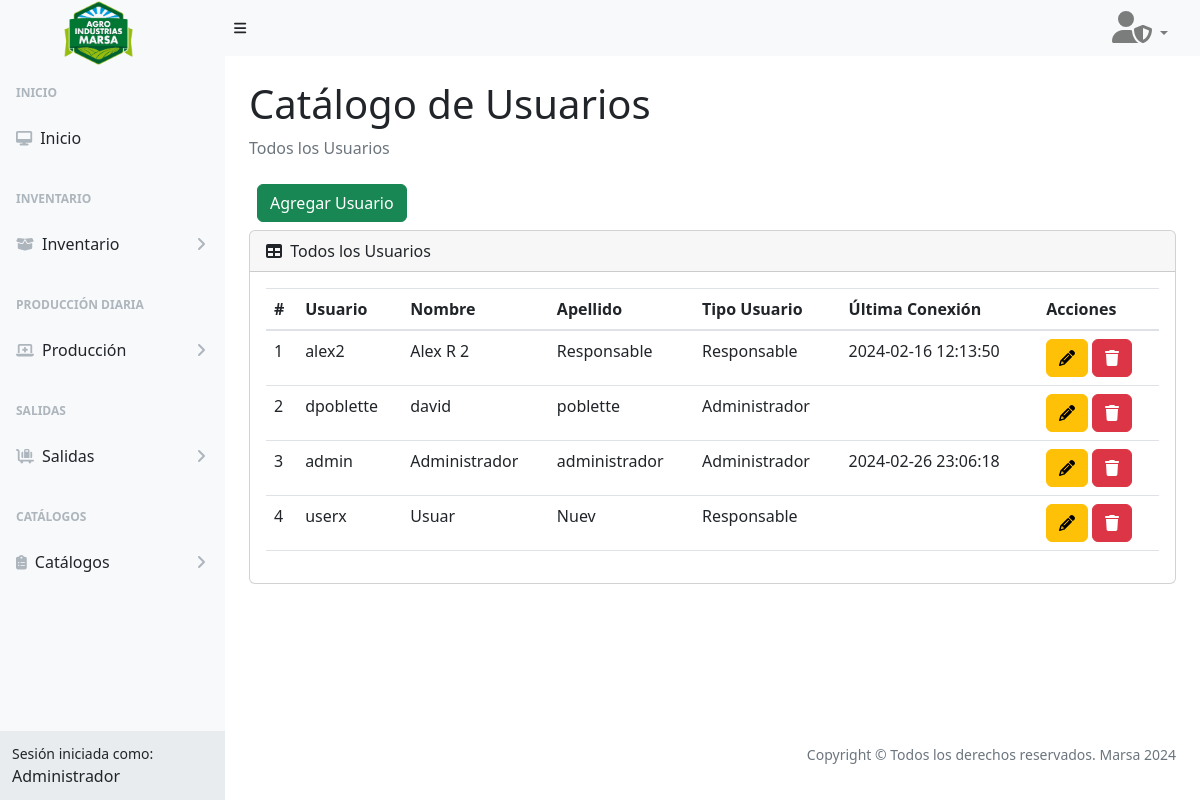
The page /users (signed in) on the database as committed earlier.
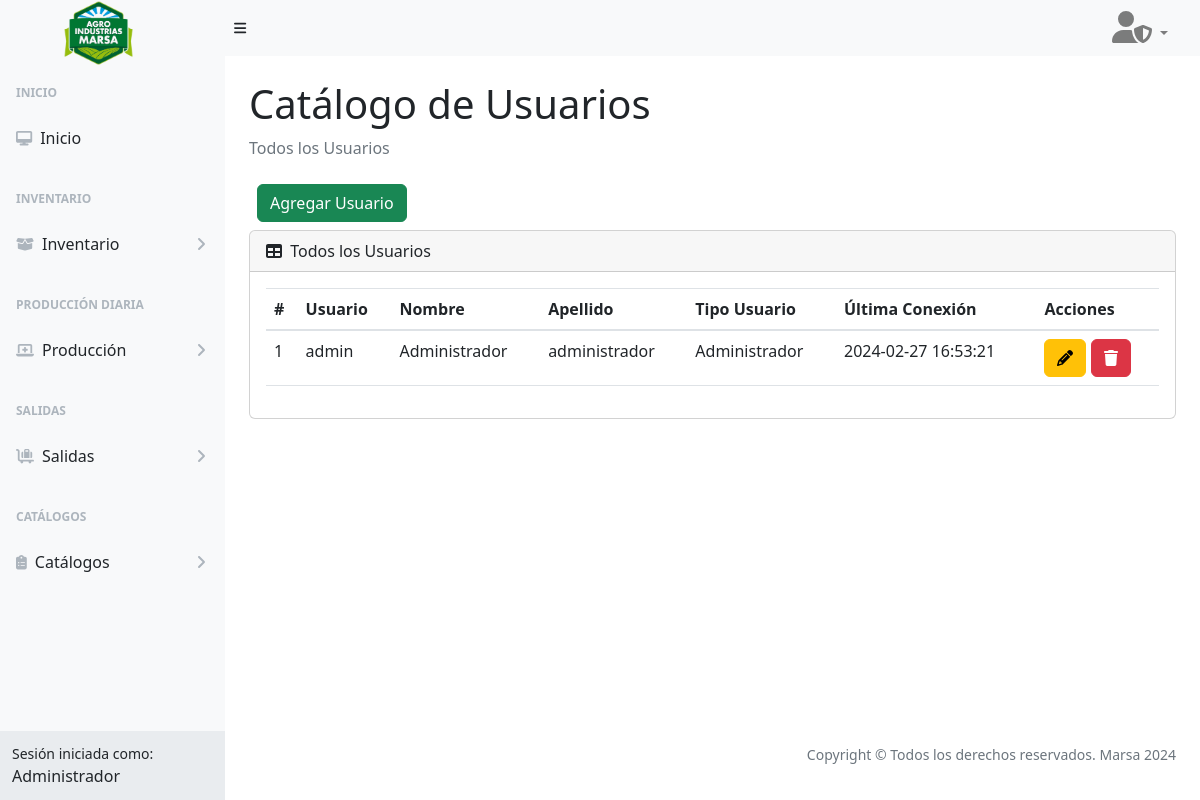
The same page on the database as committed later.
### tables this page shows
CREATE TABLE `tb_usuario` (
  `IdUsu` int(11) NOT NULL,
  `IdTipoUsu` int(11) NOT NULL,
  `NombreUsu` varchar(255) NOT NULL,
  `Nombre` varchar(255) NOT NULL,
  `Apellido` varchar(255) NOT NULL,
  `password` varchar(255) NOT NULL,
  `LastConnection` datetime DEFAULT NULL,
  `DateCreate` datetime NOT NULL,
  `DateUpdate` datetime NOT NULL
);

CREATE TABLE `tb_tipousuario` (
  `IdTipoUsu` int(11) NOT NULL,
  `DescripcionTipo` varchar(255) NOT NULL
);

### controller/template.controller.php (called while the page is built)
<?php
class TemplateController
{
  static public function ctrTemplate()
  {
    include "view/template.php";
  }
}

### index.php (called while the page is built, shortened)
<?php
require_once "controller/template.controller.php";
require_once "controller/users.controller.php";
require_once "model/users.model.php";
$template = new TemplateController();
$template -> ctrTemplate();

### controller/users.controller.php (called while the page is built, shortened)
<?php
class UsersController
{
  public static function ctrGetAllUsers()
  {
    $table = "tb_usuario";
    $usersList = UsersModel::mdlGetAllUsers($table);
    return $usersList;
  }
}

### model/conexion.php (called while the page is built)
<?php
class Conexion
{
  static public function conn()
  {
    $link = new PDO("mysql:host=localhost;dbname=marsa_db","root","");
    $link->exec("set names utf8");
    return $link;
  }
}

### model/users.model.php (called while the page is built, shortened)
<?php
require_once "conexion.php";
class UsersModel
{
  public static function mdlGetAllUsers($table)
  {
    $statement = Conexion::conn()->prepare("SELECT tb_usuario.IdUsu, tb_usuario.NombreUsu, tb_usuario.Nombre, tb_usuario.Apellido, tb_usuario.LastConnection, tb_tipousuario.DescripcionTipo FROM $table INNER JOIN tb_tipousuario ON tb_usuario.IdTipoUsu = tb_tipousuario.IdTipoUsu ORDER BY IdUsu ASC");
    $statement -> execute();
    return $statement -> fetchAll();
  }
}

### view/modules/users.php (the view, shortened to what this page needs)
</div>
</div>
<div class="sb-sidenav-footer">
  <div class="small">Sesión iniciada como:</div>
  <?php echo $_SESSION["Nombre"] ?>
</div>
</nav>
</div>
<div id="layoutSidenav_content">
  <main class="bg">
    <div class="container-fluid px-4">
      <h1 class="mt-4">Catálogo de Usuarios</h1>
      <ol class="breadcrumb mb-4">
        <li class="breadcrumb-item active">Todos los Usuarios</li>
      </ol>
      <div class="d-flex m-2">
        <button type="button" class="btn btn-success" data-bs-toggle="modal" data-bs-target="#modalAddUser">
          Agregar Usuario
        </button>
      </div>
      <div class="card mb-4">
        <div class="card-header">
          <i class="fas fa-table me-1"></i>
          Todos los Usuarios
        </div>
        <div class="card-body">
          <table id="datatablesSimple" class="data-table-Usuario table">
            <thead>
              <tr>
                <th>#</th>
                <th>Usuario</th>
                <th>Nombre</th>
                <th>Apellido</th>
                <th>Tipo Usuario</th>
                <th>Última Conexión</th>
                <th>Acciones</th>
              </tr>
            </thead>
            <tbody>
              <?php
              $listUsers = UsersController::ctrGetAllUsers();
              foreach ($listUsers as $key => $value) {
                echo
                '<tr>
                  <td>' . ($key + 1) . '</td>
                  <td>' . $value["NombreUsu"] . '</td>
                  <td>' . $value["Nombre"] . '</td>
                  <td>' . $value["Apellido"] . '</td>
                  <td>' . $value["DescripcionTipo"] . '</td>
                  <td>' . $value["LastConnection"] . '</td>
                  <td>
                    <button class="btn btn-warning btnEditUser" codUser="' . $value["IdUsu"] . '" data-bs-toggle="modal" data-bs-target="#modalEditUser"><i class="fa-solid fa-pencil"></i></button>
                    <button class="btn btn-danger btnDeleteUser" codUser="' . $value["IdUsu"] . '"><i class="fa-solid fa-trash"></i></button>
                  </td>
                </tr>';
              }
              ?>
            </tbody>
          </table>
        </div>
      </div>
    </div>
  </main>
</div>
</div>

Rows that differ between the two databases and show on the page:
removed tb_usuario: NombreUsu "alex2", Nombre "Alex R 2", Apellido "Responsable", IdTipoUsu.DescripcionTipo "Responsable", LastConnection "2024-02-16 12:13:50"
removed tb_usuario: NombreUsu "dpoblette", Nombre "david", Apellido "poblette", IdTipoUsu.DescripcionTipo "Administrador"
removed tb_usuario: NombreUsu "userx", Nombre "Usuar", Apellido "Nuev", IdTipoUsu.DescripcionTipo "Responsable"
changed tb_usuario "admin": LastConnection "2024-02-26 23:06:18" → "2024-02-27 16:53:21"
